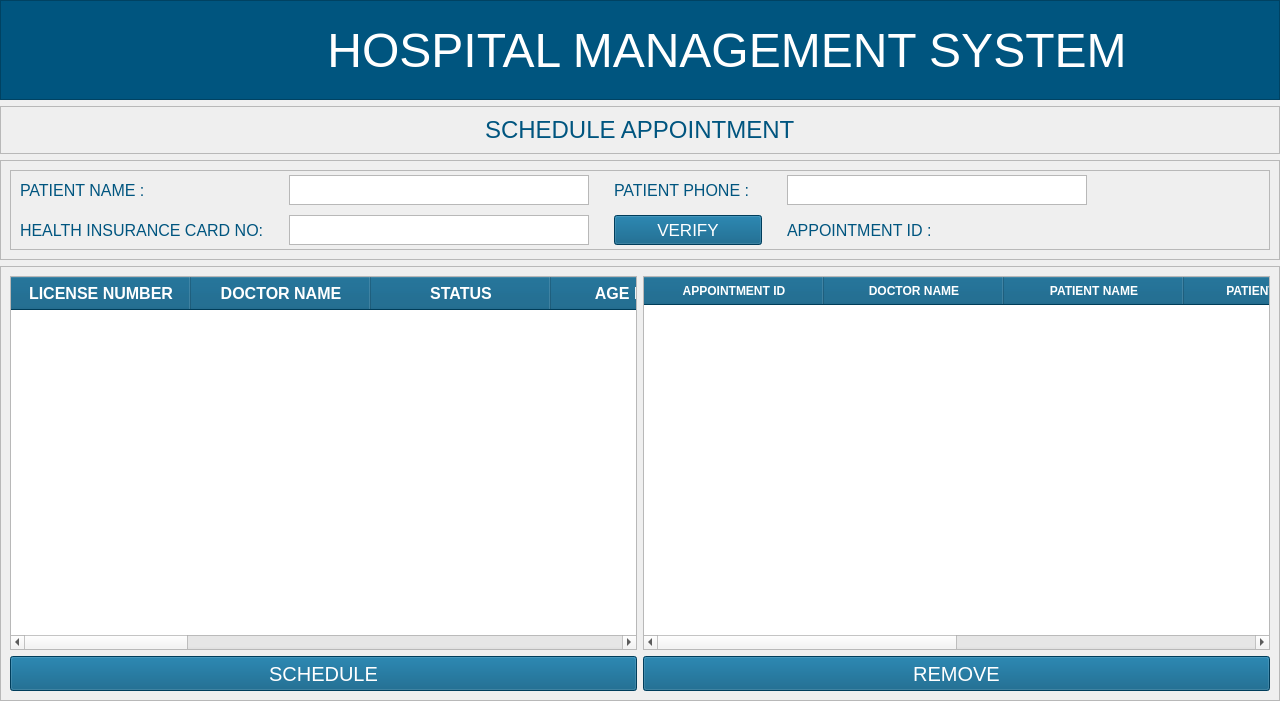
<?xml version="1.0" encoding="UTF-8"?>
<ui version="4.0">
 <class>MainWindow</class>
 <widget class="QMainWindow" name="MainWindow">
  <property name="geometry">
   <rect>
    <x>0</x>
    <y>0</y>
    <width>1280</width>
    <height>701</height>
   </rect>
  </property>
  <property name="windowTitle">
   <string>MainWindow</string>
  </property>
  <widget class="QWidget" name="centralwidget">
   <layout class="QVBoxLayout" name="verticalLayout_2">
    <property name="leftMargin">
     <number>0</number>
    </property>
    <property name="topMargin">
     <number>0</number>
    </property>
    <property name="rightMargin">
     <number>0</number>
    </property>
    <property name="bottomMargin">
     <number>0</number>
    </property>
    <item>
     <widget class="QFrame" name="header_frame">
      <property name="sizePolicy">
       <sizepolicy hsizetype="Preferred" vsizetype="Preferred">
        <horstretch>0</horstretch>
        <verstretch>0</verstretch>
       </sizepolicy>
      </property>
      <property name="minimumSize">
       <size>
        <width>1280</width>
        <height>100</height>
       </size>
      </property>
      <property name="maximumSize">
       <size>
        <width>16777215</width>
        <height>100</height>
       </size>
      </property>
      <property name="styleSheet">
       <string notr="true">background-color:rgb(0, 85, 127);</string>
      </property>
      <property name="frameShape">
       <enum>QFrame::StyledPanel</enum>
      </property>
      <property name="frameShadow">
       <enum>QFrame::Raised</enum>
      </property>
      <layout class="QHBoxLayout" name="horizontalLayout">
       <property name="sizeConstraint">
        <enum>QLayout::SetDefaultConstraint</enum>
       </property>
       <property name="leftMargin">
        <number>0</number>
       </property>
       <property name="topMargin">
        <number>0</number>
       </property>
       <property name="rightMargin">
        <number>0</number>
       </property>
       <property name="bottomMargin">
        <number>0</number>
       </property>
       <item>
        <widget class="QFrame" name="logo_frame">
         <property name="minimumSize">
          <size>
           <width>80</width>
           <height>50</height>
          </size>
         </property>
         <property name="maximumSize">
          <size>
           <width>100</width>
           <height>16777215</height>
          </size>
         </property>
         <property name="styleSheet">
          <string notr="true">background-color:transparent;
margin-top:6px;
margin-bottom:0px;</string>
         </property>
         <property name="frameShape">
          <enum>QFrame::StyledPanel</enum>
         </property>
         <property name="frameShadow">
          <enum>QFrame::Raised</enum>
         </property>
         <widget class="QLabel" name="backBtn">
          <property name="geometry">
           <rect>
            <x>20</x>
            <y>10</y>
            <width>61</width>
            <height>71</height>
           </rect>
          </property>
          <property name="cursor">
           <cursorShape>PointingHandCursor</cursorShape>
          </property>
          <property name="styleSheet">
           <string notr="true"/>
          </property>
          <property name="text">
           <string/>
          </property>
          <property name="pixmap">
           <pixmap resource="../../assets/resources.qrc">:/reosurces_logo/back-svgrepo-com.svg</pixmap>
          </property>
          <property name="scaledContents">
           <bool>true</bool>
          </property>
          <property name="alignment">
           <set>Qt::AlignCenter</set>
          </property>
         </widget>
        </widget>
       </item>
       <item>
        <widget class="QFrame" name="title_frame">
         <property name="minimumSize">
          <size>
           <width>1280</width>
           <height>0</height>
          </size>
         </property>
         <property name="font">
          <font>
           <pointsize>42</pointsize>
          </font>
         </property>
         <property name="styleSheet">
          <string notr="true">background-color:transparent;</string>
         </property>
         <property name="frameShape">
          <enum>QFrame::StyledPanel</enum>
         </property>
         <property name="frameShadow">
          <enum>QFrame::Raised</enum>
         </property>
         <layout class="QVBoxLayout" name="verticalLayout">
          <item alignment="Qt::AlignHCenter">
           <widget class="QLabel" name="title_label">
            <property name="minimumSize">
             <size>
              <width>800</width>
              <height>0</height>
             </size>
            </property>
            <property name="font">
             <font>
              <pointsize>36</pointsize>
             </font>
            </property>
            <property name="styleSheet">
             <string notr="true">color:#fff;</string>
            </property>
            <property name="text">
             <string>HOSPITAL MANAGEMENT SYSTEM</string>
            </property>
            <property name="alignment">
             <set>Qt::AlignCenter</set>
            </property>
           </widget>
          </item>
         </layout>
        </widget>
       </item>
      </layout>
     </widget>
    </item>
    <item>
     <widget class="QFrame" name="frame_15">
      <property name="maximumSize">
       <size>
        <width>16777215</width>
        <height>80</height>
       </size>
      </property>
      <property name="frameShape">
       <enum>QFrame::StyledPanel</enum>
      </property>
      <property name="frameShadow">
       <enum>QFrame::Raised</enum>
      </property>
      <layout class="QVBoxLayout" name="verticalLayout_22">
       <item alignment="Qt::AlignHCenter">
        <widget class="QLabel" name="label_19">
         <property name="font">
          <font>
           <pointsize>18</pointsize>
          </font>
         </property>
         <property name="styleSheet">
          <string notr="true">color:rgb(0, 85, 127);</string>
         </property>
         <property name="text">
          <string>SCHEDULE APPOINTMENT</string>
         </property>
        </widget>
       </item>
      </layout>
     </widget>
    </item>
    <item>
     <widget class="QFrame" name="frame_16">
      <property name="maximumSize">
       <size>
        <width>16777215</width>
        <height>100</height>
       </size>
      </property>
      <property name="frameShape">
       <enum>QFrame::StyledPanel</enum>
      </property>
      <property name="frameShadow">
       <enum>QFrame::Raised</enum>
      </property>
      <layout class="QVBoxLayout" name="verticalLayout_3">
       <item>
        <widget class="QFrame" name="frame_4">
         <property name="maximumSize">
          <size>
           <width>16777215</width>
           <height>100</height>
          </size>
         </property>
         <property name="frameShape">
          <enum>QFrame::StyledPanel</enum>
         </property>
         <property name="frameShadow">
          <enum>QFrame::Raised</enum>
         </property>
         <layout class="QGridLayout" name="gridLayout_4">
          <property name="topMargin">
           <number>0</number>
          </property>
          <property name="bottomMargin">
           <number>0</number>
          </property>
          <property name="horizontalSpacing">
           <number>25</number>
          </property>
          <item row="1" column="4" colspan="2">
           <widget class="QLabel" name="apptIdDisp">
            <property name="font">
             <font>
              <pointsize>12</pointsize>
             </font>
            </property>
            <property name="styleSheet">
             <string notr="true">color:rgb(0, 85, 127);</string>
            </property>
            <property name="text">
             <string>APPOINTMENT ID : </string>
            </property>
           </widget>
          </item>
          <item row="1" column="2">
           <widget class="QTextEdit" name="hiNoEntry">
            <property name="maximumSize">
             <size>
              <width>300</width>
              <height>30</height>
             </size>
            </property>
            <property name="font">
             <font>
              <pointsize>12</pointsize>
             </font>
            </property>
           </widget>
          </item>
          <item row="1" column="3">
           <widget class="QPushButton" name="hiVerifyBtn">
            <property name="minimumSize">
             <size>
              <width>0</width>
              <height>30</height>
             </size>
            </property>
            <property name="font">
             <font>
              <pointsize>13</pointsize>
             </font>
            </property>
            <property name="cursor">
             <cursorShape>PointingHandCursor</cursorShape>
            </property>
            <property name="styleSheet">
             <string notr="true">background-color:rgb(0, 85, 127);
COLOR:WHITE;
BORDER-RADIUS:5PX</string>
            </property>
            <property name="text">
             <string>VERIFY</string>
            </property>
           </widget>
          </item>
          <item row="0" column="3">
           <widget class="QLabel" name="label_28">
            <property name="maximumSize">
             <size>
              <width>150</width>
              <height>16777215</height>
             </size>
            </property>
            <property name="font">
             <font>
              <pointsize>12</pointsize>
             </font>
            </property>
            <property name="styleSheet">
             <string notr="true">color:rgb(0, 85, 127);</string>
            </property>
            <property name="text">
             <string>PATIENT PHONE :</string>
            </property>
           </widget>
          </item>
          <item row="0" column="0">
           <widget class="QLabel" name="label_26">
            <property name="maximumSize">
             <size>
              <width>150</width>
              <height>16777215</height>
             </size>
            </property>
            <property name="font">
             <font>
              <pointsize>12</pointsize>
             </font>
            </property>
            <property name="styleSheet">
             <string notr="true">color:rgb(0, 85, 127);</string>
            </property>
            <property name="text">
             <string>PATIENT NAME :</string>
            </property>
           </widget>
          </item>
          <item row="1" column="0">
           <widget class="QLabel" name="label_29">
            <property name="maximumSize">
             <size>
              <width>270</width>
              <height>16777215</height>
             </size>
            </property>
            <property name="font">
             <font>
              <pointsize>12</pointsize>
             </font>
            </property>
            <property name="styleSheet">
             <string notr="true">color:rgb(0, 85, 127);</string>
            </property>
            <property name="text">
             <string>HEALTH INSURANCE CARD NO:</string>
            </property>
           </widget>
          </item>
          <item row="0" column="2">
           <widget class="QTextEdit" name="patNameEntry">
            <property name="maximumSize">
             <size>
              <width>300</width>
              <height>30</height>
             </size>
            </property>
            <property name="font">
             <font>
              <pointsize>12</pointsize>
             </font>
            </property>
           </widget>
          </item>
          <item row="0" column="4">
           <widget class="QTextEdit" name="patPhoneEntry">
            <property name="maximumSize">
             <size>
              <width>300</width>
              <height>30</height>
             </size>
            </property>
            <property name="font">
             <font>
              <pointsize>12</pointsize>
             </font>
            </property>
           </widget>
          </item>
         </layout>
        </widget>
       </item>
      </layout>
     </widget>
    </item>
    <item>
     <widget class="QFrame" name="frame">
      <property name="frameShape">
       <enum>QFrame::StyledPanel</enum>
      </property>
      <property name="frameShadow">
       <enum>QFrame::Raised</enum>
      </property>
      <layout class="QGridLayout" name="gridLayout_3">
       <item row="0" column="1">
        <widget class="QTableWidget" name="tableAppts">
         <property name="styleSheet">
          <string notr="true">QHeaderView::section {
                background-color: #00557d;
                color: white;
                font-weight: bold;
padding:5px;
            }</string>
         </property>
         <property name="editTriggers">
          <set>QAbstractItemView::NoEditTriggers</set>
         </property>
         <property name="selectionMode">
          <enum>QAbstractItemView::MultiSelection</enum>
         </property>
         <property name="selectionBehavior">
          <enum>QAbstractItemView::SelectRows</enum>
         </property>
         <property name="wordWrap">
          <bool>false</bool>
         </property>
         <property name="cornerButtonEnabled">
          <bool>false</bool>
         </property>
         <attribute name="horizontalHeaderDefaultSectionSize">
          <number>180</number>
         </attribute>
         <column>
          <property name="text">
           <string>APPOINTMENT ID</string>
          </property>
         </column>
         <column>
          <property name="text">
           <string>DOCTOR NAME</string>
          </property>
         </column>
         <column>
          <property name="text">
           <string>PATIENT NAME</string>
          </property>
         </column>
         <column>
          <property name="text">
           <string>PATIENT PHONE</string>
          </property>
         </column>
         <column>
          <property name="text">
           <string>DATE</string>
          </property>
         </column>
         <column>
          <property name="text">
           <string>TIME</string>
          </property>
         </column>
        </widget>
       </item>
       <item row="0" column="0">
        <widget class="QTableWidget" name="tableDocs">
         <property name="minimumSize">
          <size>
           <width>0</width>
           <height>0</height>
          </size>
         </property>
         <property name="font">
          <font>
           <pointsize>12</pointsize>
          </font>
         </property>
         <property name="cursor" stdset="0">
          <cursorShape>PointingHandCursor</cursorShape>
         </property>
         <property name="styleSheet">
          <string notr="true">QHeaderView::section {
                background-color: #00557d;
                color: white;
                font-weight: bold;
padding:5px;
            }</string>
         </property>
         <property name="editTriggers">
          <set>QAbstractItemView::NoEditTriggers</set>
         </property>
         <property name="selectionMode">
          <enum>QAbstractItemView::SingleSelection</enum>
         </property>
         <property name="selectionBehavior">
          <enum>QAbstractItemView::SelectRows</enum>
         </property>
         <property name="showGrid">
          <bool>true</bool>
         </property>
         <property name="sortingEnabled">
          <bool>true</bool>
         </property>
         <property name="wordWrap">
          <bool>false</bool>
         </property>
         <attribute name="horizontalHeaderCascadingSectionResizes">
          <bool>true</bool>
         </attribute>
         <attribute name="horizontalHeaderDefaultSectionSize">
          <number>180</number>
         </attribute>
         <attribute name="verticalHeaderDefaultSectionSize">
          <number>45</number>
         </attribute>
         <column>
          <property name="text">
           <string>LICENSE NUMBER</string>
          </property>
          <property name="background">
           <color>
            <red>0</red>
            <green>85</green>
            <blue>125</blue>
           </color>
          </property>
         </column>
         <column>
          <property name="text">
           <string>DOCTOR NAME</string>
          </property>
         </column>
         <column>
          <property name="text">
           <string>STATUS</string>
          </property>
         </column>
         <column>
          <property name="text">
           <string>AGE IN YRS</string>
          </property>
         </column>
         <column>
          <property name="text">
           <string>GENDER</string>
          </property>
         </column>
         <column>
          <property name="text">
           <string>EXPERIENCE IN YRS</string>
          </property>
         </column>
         <column>
          <property name="text">
           <string>SPECIALITY</string>
          </property>
         </column>
         <column>
          <property name="text">
           <string>DEPARTMENT</string>
          </property>
         </column>
         <column>
          <property name="text">
           <string>FEES</string>
          </property>
         </column>
         <column>
          <property name="text">
           <string>APPOINTMENT DAYS</string>
          </property>
         </column>
         <column>
          <property name="text">
           <string>TIME SLOT</string>
          </property>
         </column>
        </widget>
       </item>
       <item row="1" column="0">
        <widget class="QPushButton" name="schedBtn">
         <property name="minimumSize">
          <size>
           <width>200</width>
           <height>35</height>
          </size>
         </property>
         <property name="font">
          <font>
           <pointsize>15</pointsize>
          </font>
         </property>
         <property name="cursor">
          <cursorShape>PointingHandCursor</cursorShape>
         </property>
         <property name="styleSheet">
          <string notr="true">background-color:rgb(0, 85, 127);
COLOR:WHITE;
BORDER-RADIUS:5PX</string>
         </property>
         <property name="text">
          <string>SCHEDULE</string>
         </property>
        </widget>
       </item>
       <item row="1" column="1">
        <widget class="QPushButton" name="remApptsBtn">
         <property name="minimumSize">
          <size>
           <width>200</width>
           <height>35</height>
          </size>
         </property>
         <property name="font">
          <font>
           <pointsize>15</pointsize>
          </font>
         </property>
         <property name="cursor">
          <cursorShape>PointingHandCursor</cursorShape>
         </property>
         <property name="styleSheet">
          <string notr="true">background-color:rgb(0, 85, 127);
COLOR:WHITE;
BORDER-RADIUS:5PX</string>
         </property>
         <property name="text">
          <string>REMOVE</string>
         </property>
        </widget>
       </item>
      </layout>
     </widget>
    </item>
   </layout>
  </widget>
 </widget>
 <resources>
  <include location="../assets/resources.qrc"/>
  <include location="../../assets/resources.qrc"/>
 </resources>
 <connections/>
</ui>
